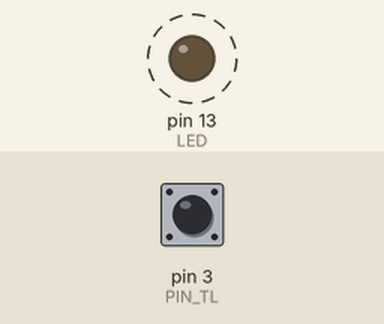
A sketch run on a simulated Arduino Uno, built with avr-gcc and run on an emulated ATmega328P. On the bench: output pins drawn as LEDs (lit = HIGH). Dashed ring = blinking. Inputs (shaded band) come from the test bench; at power-on: pin 3 (PIN_TL) HIGH. What the sketch prints to the serial monitor is not drawn.

Above: at 1.25 s.
1.3 s: pin 3 (PIN_TL) pulled LOW for 0.15 s
Timing chart, 0 to 10.3 s (numbered marks = the images above; inputs shaded):
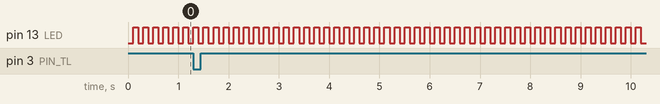

Measured:
- by itself, pin 13 (LED): alternates HIGH for 0.10 s and LOW for 0.10 s

The sketch:

2.ino
```cpp
/*Deklarujte prom. "citac" se vhodným datovým typem (min. použitelným), když obsahem proměnné budou čísla 0 až 100000.
Deklarujte prom. "frekvence" se vhodným datovým typem (min. použitelným), když obsahem proměnné budou čísla 1 až 20.
Vytvořte program, který bude pomocí časovače blikat integrovanou LED frekvencí 1 Hz se střídou 10 %.
Po stisku tlačítka se vypíše čas běhu programu v ms a sestupná sekvence čísel od M do 0, kde M je dob běhu programu v celých sekundách.
Pokud bude M větší než 120, místo sekvence čísel vypište "prilis dlouha sekvence".
*/
#include <TimerOne.h>
#define PIN_TL 3
#define ZAKMIT 20
unsigned long citac;
byte frekvence = 1;
int strida = 10;
int LED = LED_BUILTIN;
bool StavLed = LOW;
bool StavTl;
bool PredchoziStavTl = HIGH;
unsigned long StartBehu;
unsigned long PosledniZmena;
unsigned long CasBehu;

void setup() {
  pinMode(LED, OUTPUT);
  pinMode(PIN_TL, INPUT_PULLUP);
  Timer1.initialize(1000000/frekvence * strida / 100);
  Timer1.attachInterrupt(LedBlink);
  Serial.begin (9600);
  StartBehu = millis();
}

void loop() {
  StavTl = digitalRead(PIN_TL);
  if(StavTl!=PredchoziStavTl&&millis()>=PosledniZmena + ZAKMIT){
    PredchoziStavTl = StavTl;
    PosledniZmena = millis();
    if(StavTl == LOW){
      CasBehu = millis()-StartBehu;
      Serial.println(CasBehu);

      int M = CasBehu / 1000;
      if(M>120){
        Serial.println("prilis dlouha sekvence");
      }else{
        for(int i = M;i > 0; i--){
          Serial.println(i);

        }
      }
    }

  }

}
void LedBlink(){
  StavLed = !StavLed;
  digitalWrite(LED, StavLed);
}
```
